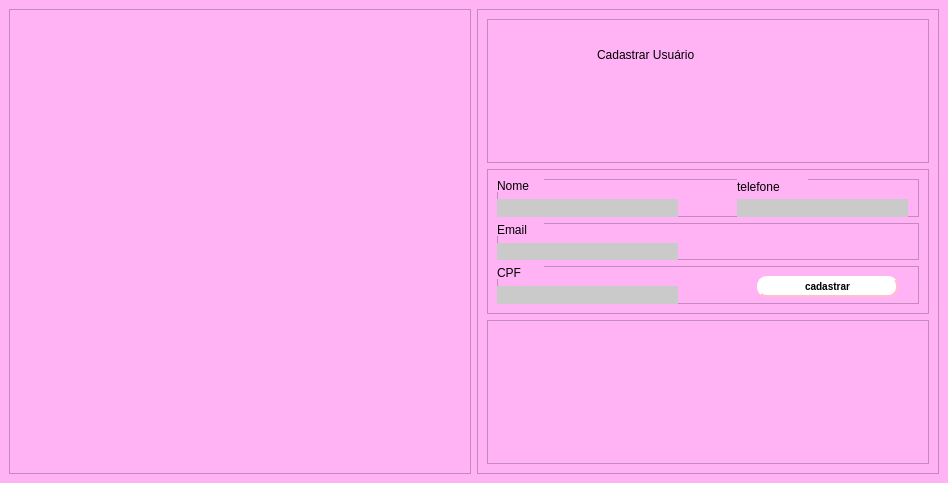
<?xml version="1.0" encoding="UTF-8"?>
<ui version="4.0">
 <class>MainWindow</class>
 <widget class="QMainWindow" name="MainWindow">
  <property name="geometry">
   <rect>
    <x>0</x>
    <y>0</y>
    <width>948</width>
    <height>483</height>
   </rect>
  </property>
  <property name="windowTitle">
   <string>MainWindow</string>
  </property>
  <property name="styleSheet">
   <string notr="true">background-color:#F2E4EE;</string>
  </property>
  <widget class="QWidget" name="centralwidget">
   <property name="styleSheet">
    <string notr="true">background-color: rgb(255, 179, 245);</string>
   </property>
   <layout class="QHBoxLayout" name="horizontalLayout">
    <item>
     <widget class="QFrame" name="left_frame">
      <property name="frameShape">
       <enum>QFrame::StyledPanel</enum>
      </property>
      <property name="frameShadow">
       <enum>QFrame::Raised</enum>
      </property>
      <widget class="QLabel" name="imagem_ederson">
       <property name="geometry">
        <rect>
         <x>10</x>
         <y>120</y>
         <width>441</width>
         <height>231</height>
        </rect>
       </property>
       <property name="text">
        <string/>
       </property>
       <property name="pixmap">
        <pixmap>../../../../../../../../Pictures/vou_resolver_isso kawaii.png</pixmap>
       </property>
       <property name="scaledContents">
        <bool>true</bool>
       </property>
      </widget>
     </widget>
    </item>
    <item>
     <widget class="QFrame" name="main_frame">
      <property name="frameShape">
       <enum>QFrame::StyledPanel</enum>
      </property>
      <property name="frameShadow">
       <enum>QFrame::Raised</enum>
      </property>
      <layout class="QVBoxLayout" name="verticalLayout">
       <item>
        <widget class="QFrame" name="top">
         <property name="frameShape">
          <enum>QFrame::StyledPanel</enum>
         </property>
         <property name="frameShadow">
          <enum>QFrame::Raised</enum>
         </property>
         <widget class="QLabel" name="label">
          <property name="geometry">
           <rect>
            <x>110</x>
            <y>10</y>
            <width>231</width>
            <height>51</height>
           </rect>
          </property>
          <property name="styleSheet">
           <string notr="true">font: 20pt &quot;TAKE CUTE&quot;;</string>
          </property>
          <property name="text">
           <string>Cadastrar Usuário</string>
          </property>
         </widget>
        </widget>
       </item>
       <item>
        <widget class="QFrame" name="main">
         <property name="frameShape">
          <enum>QFrame::StyledPanel</enum>
         </property>
         <property name="frameShadow">
          <enum>QFrame::Raised</enum>
         </property>
         <layout class="QVBoxLayout" name="verticalLayout_2">
          <item>
           <widget class="QFrame" name="cadastro">
            <property name="frameShape">
             <enum>QFrame::StyledPanel</enum>
            </property>
            <property name="frameShadow">
             <enum>QFrame::Raised</enum>
            </property>
            <widget class="QLineEdit" name="inputNome">
             <property name="geometry">
              <rect>
               <x>0</x>
               <y>20</y>
               <width>181</width>
               <height>20</height>
              </rect>
             </property>
             <property name="styleSheet">
              <string notr="true">.QLineEdit{ border:none;
	background-color: #CACACA;
}</string>
             </property>
            </widget>
            <widget class="QLabel" name="label_2">
             <property name="geometry">
              <rect>
               <x>0</x>
               <y>0</y>
               <width>47</width>
               <height>13</height>
              </rect>
             </property>
             <property name="styleSheet">
              <string notr="true">.QLabel{
	font: 87 10pt &quot;Source Code Pro Black&quot;;
}</string>
             </property>
             <property name="text">
              <string>Nome</string>
             </property>
            </widget>
            <widget class="QLineEdit" name="inputTelefone">
             <property name="geometry">
              <rect>
               <x>240</x>
               <y>20</y>
               <width>171</width>
               <height>20</height>
              </rect>
             </property>
             <property name="styleSheet">
              <string notr="true">.QLineEdit{ border:none;
	background-color: #CACACA;
}</string>
             </property>
            </widget>
            <widget class="QLabel" name="label_5">
             <property name="geometry">
              <rect>
               <x>240</x>
               <y>0</y>
               <width>71</width>
               <height>16</height>
              </rect>
             </property>
             <property name="styleSheet">
              <string notr="true">.QLabel{
	font: 87 10pt &quot;Source Code Pro Black&quot;;
}</string>
             </property>
             <property name="text">
              <string>telefone</string>
             </property>
            </widget>
           </widget>
          </item>
          <item>
           <widget class="QFrame" name="frame_2">
            <property name="frameShape">
             <enum>QFrame::StyledPanel</enum>
            </property>
            <property name="frameShadow">
             <enum>QFrame::Raised</enum>
            </property>
            <widget class="QLabel" name="label_3">
             <property name="geometry">
              <rect>
               <x>0</x>
               <y>0</y>
               <width>47</width>
               <height>13</height>
              </rect>
             </property>
             <property name="styleSheet">
              <string notr="true">.QLabel{
	font: 87 10pt &quot;Source Code Pro Black&quot;;
}</string>
             </property>
             <property name="text">
              <string>Email</string>
             </property>
            </widget>
            <widget class="QLineEdit" name="inputEmail">
             <property name="geometry">
              <rect>
               <x>0</x>
               <y>20</y>
               <width>181</width>
               <height>20</height>
              </rect>
             </property>
             <property name="styleSheet">
              <string notr="true">.QLineEdit{ border:none;
	background-color: #CACACA;
}</string>
             </property>
            </widget>
           </widget>
          </item>
          <item>
           <widget class="QFrame" name="frame_3">
            <property name="frameShape">
             <enum>QFrame::StyledPanel</enum>
            </property>
            <property name="frameShadow">
             <enum>QFrame::Raised</enum>
            </property>
            <widget class="QLabel" name="label_4">
             <property name="geometry">
              <rect>
               <x>0</x>
               <y>0</y>
               <width>47</width>
               <height>13</height>
              </rect>
             </property>
             <property name="styleSheet">
              <string notr="true">.QLabel{
	font: 87 10pt &quot;Source Code Pro Black&quot;;
}</string>
             </property>
             <property name="text">
              <string>CPF</string>
             </property>
            </widget>
            <widget class="QLineEdit" name="inputCpf">
             <property name="geometry">
              <rect>
               <x>0</x>
               <y>20</y>
               <width>181</width>
               <height>20</height>
              </rect>
             </property>
             <property name="styleSheet">
              <string notr="true">.QLineEdit{ border:none;
	background-color: #CACACA;
}</string>
             </property>
            </widget>
            <widget class="QPushButton" name="btn_cadastrar">
             <property name="geometry">
              <rect>
               <x>260</x>
               <y>10</y>
               <width>141</width>
               <height>21</height>
              </rect>
             </property>
             <property name="styleSheet">
              <string notr="true">QPushButton {background-color: white;
    border-style: outset;
    border-width: 2px;
    border-radius: 10px;
    border-color: pink;
    font: bold 10px ;
	text-align:center;

    }</string>
             </property>
             <property name="text">
              <string>cadastrar</string>
             </property>
            </widget>
           </widget>
          </item>
         </layout>
        </widget>
       </item>
       <item>
        <widget class="QFrame" name="footer">
         <property name="frameShape">
          <enum>QFrame::StyledPanel</enum>
         </property>
         <property name="frameShadow">
          <enum>QFrame::Raised</enum>
         </property>
        </widget>
       </item>
      </layout>
     </widget>
    </item>
   </layout>
  </widget>
 </widget>
 <resources/>
 <connections/>
</ui>
